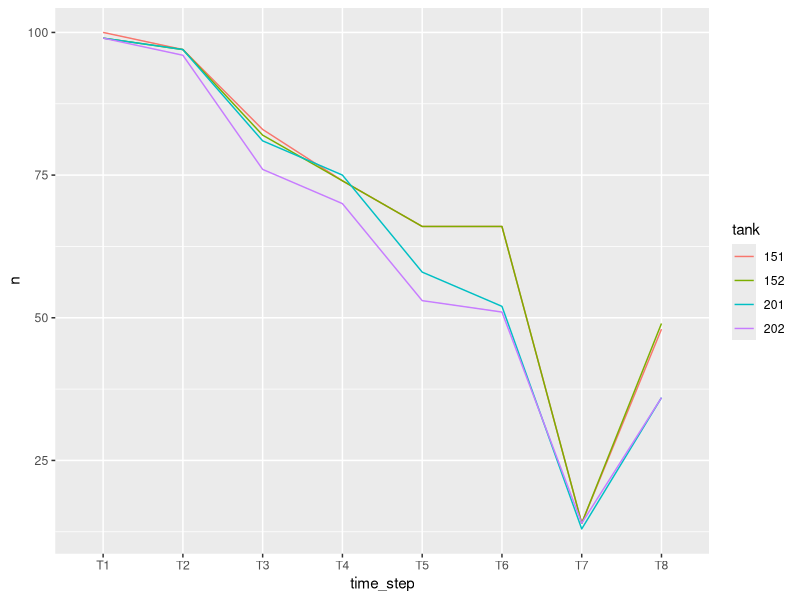

The R script that drew this image: (Note: this script raises an error after producing the figure.)
## ---- chunk 1
knitr::opts_chunk$set(echo = TRUE)
library(here)
library(tidyverse)
library(lme4)
library(lmerTest)
library(emmeans)
## ---- chunk 2
morph_long<-read.csv(here('data/BT_Morphometrics_LongForm_Merged_05032023.csv'), stringsAsFactors = T)
str(morph_long)

morph_long <- morph_long %>%
  mutate (temp = factor(substr(TANK_Real, 1, 2)))%>%
  mutate (TANK_Real = factor(TANK_Real)) %>%
  mutate (rdate = as.POSIXct(x=TIME, format = "%Y-%m-%d")) %>%
  mutate (K = WEIGHT*100*(LENGTH^-3)) %>%
  rename ("tank" = "TANK_Real") %>%
  rename ("time_step" = "condition3")
  
str(morph_long)
#unique(morph_long$TIME)
#K = Mass*(Length^-3)
morph_long_inital<-morph_long %>% filter (time_step =="T1")
## ---- chunk 3
sum(is.na(morph_long$WEIGHT)) #676 Weight NAs
sum(is.na(morph_long$LENGTH)) #678 Length NAs
morph_long2<-morph_long %>%
  drop_na(WEIGHT) %>%
  drop_na(LENGTH)
summary(morph_long2) #now has 2100 obs
freq_tab<-morph_long2 %>%
  count(tank, time_step) %>%
  group_by(tank)
freq_tab
ggplot(data=freq_tab, aes(x=time_step,y=n, group = tank, color = tank))+geom_line()
## ---- chunk 4
#create summary df for weight mean and sem
bt_means2<-tapply(morph_long2$WEIGHT,list(morph_long2$temp,morph_long2$time_step),mean)
bt_sd2   <-tapply(morph_long2$WEIGHT,list(morph_long2$temp,morph_long2$time_step),sd)
bt_count2<-tapply(morph_long2$WEIGHT,list(morph_long2$temp,morph_long2$time_step),length)
bt_sem2  <-bt_means2/sqrt(bt_count2)

weight_means<-data.frame(bt_means2)
weight_means$C_temp<-row.names(weight_means)
weight_means2<-weight_means %>%
  pivot_longer(cols = starts_with("T"),
               names_to = "time_step",
               names_prefix = "T",
               values_to = "mean_weight")

weight_se<-data.frame(bt_sem2)
weight_se$C_temp<-row.names(weight_se)
weight_se2<-weight_se %>%
  pivot_longer(cols = starts_with("T"),
               names_to = "time_step",
               names_prefix = "T",
               values_to = "se_weight")
#now merge the dataframes
weight_mean_se<- left_join(weight_means2, weight_se2, by = c("time_step", "C_temp"))
## ---- chunk 5
morph_long %>%
  count(TANK_Real, condition3) %>%
  group_by(TANK_Real)
## ---- chunk 6
str(morph_long2)
ggplot(data = morph_long_inital, aes(x=tank, y=WEIGHT))+geom_boxplot()
ggplot(data = morph_long_inital, aes(x=tank, y=LENGTH))+geom_boxplot()
init_w<-glm(data=morph_long_inital, formula = WEIGHT ~ tank, family = gaussian())
init_l<-glm(data=morph_long_inital, formula = LENGTH ~ tank, family = gaussian())
summary(init_w)
summary(init_l)
## ---- chunk 7
A_col <- "#9933FF"
B_col <- "#FF6666"
str(weight_mean_se)
plot1<-ggplot(weight_mean_se, aes(x=time_step, y=mean_weight, color = C_temp))+geom_point()+
  geom_errorbar(data=weight_mean_se, aes(ymin=mean_weight-se_weight, ymax = mean_weight+se_weight),
                width=0, size = 1)+
  geom_point(size = 3, fill = "white")+geom_line()+
  labs(y=expression(paste("Weight (mean grams \U00B1SEM)")), x="Time Step")+
  theme_bw()+theme(legend.title=element_text(size=16),legend.text=element_text(size=14),
        axis.text.y=element_text(size=16),axis.title.y=element_text(size=18, vjust=1.2),
        axis.text.x=element_text(size=16),axis.title.x=element_text(size=18),
        panel.grid.major = element_blank(), panel.grid.minor = element_blank())+
  scale_fill_manual(values  = c(A_col, B_col)) +
  scale_color_manual(values = c(A_col, B_col))
plot1
ppi=300
png('figures/mass_time_series.png', width=9*ppi, height=6*ppi, res=ppi)
plot1
dev.off()
## ---- chunk 8
length01<-lmer(LENGTH ~ temp * time_step + (1|TAGNUMBER), data = morph_long2)
length02<-lmer(LENGTH ~ temp * time_step + (1|TAGNUMBER) + (1|tank), data = morph_long2)

summary(length01)
summary(length02)

anova(length01, ddf = "Kenward-Roger")
anova(length02, ddf = "Kenward-Roger")

emm1 = emmeans (length01, ~ temp | time_step)
contrast(emm1, contrast = TRUE)
pairs(emm1)
pairs(emm1, by = "temp")
plot(emm1)
## ---- chunk 9
morph_long2$resid<-resid(length01)
str(morph_long2)
ggplot(morph_long2, aes(x=tank, y = resid))+geom_boxplot()+geom_point()
ggplot(morph_long2, aes(x=time_step, y = resid))+geom_boxplot()+geom_point()
ggplot(morph_long2, aes(x=time_step, y = resid))+geom_boxplot()+geom_point()+facet_grid(.~tank)

## ---- chunk 10
weight01<-lmer(WEIGHT ~ temp * time_step + (1|TAGNUMBER), data = morph_long2)
weight02<-lmer(WEIGHT ~ temp * time_step + (1|TAGNUMBER) + (1|tank), data = morph_long2)

summary(weight01)
summary(weight02)

anova(length01, ddf = "Kenward-Roger")
anova(length02, ddf = "Kenward-Roger")

emm2 = emmeans (weight01, ~ temp | time_step)
contrast(emm2, contrast = TRUE)
pairs(emm2)
pairs(emm2, by = "temp")
plot(emm2)
